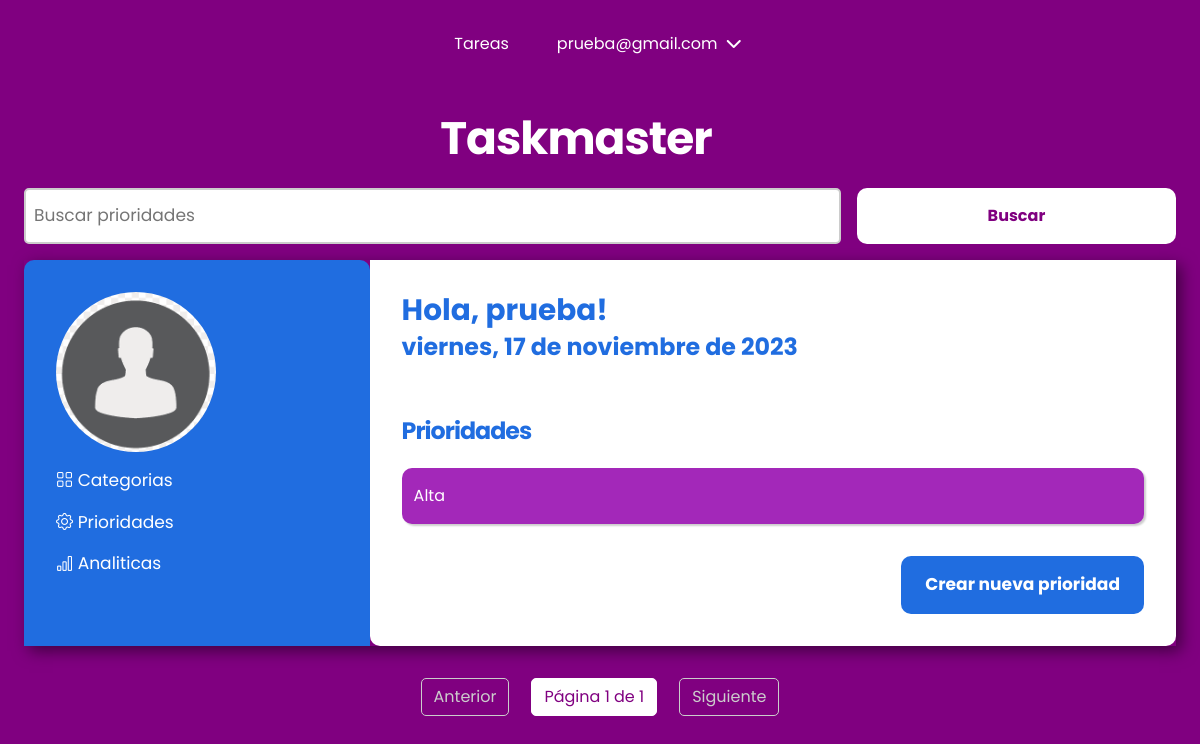
Page /todo_task/priorities/ (signed in) on the earlier database version.
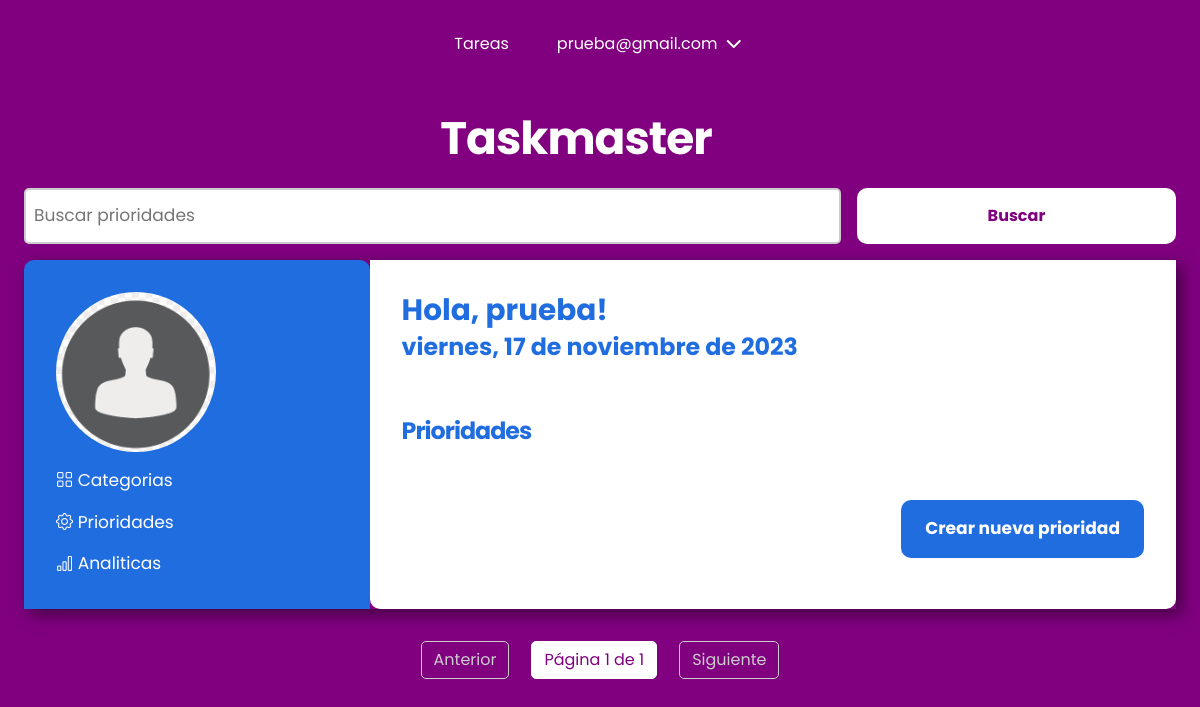
Same page on the later database version.
### todo_task/models.py (models this page shows, shortened)
class Priority(models.Model):
    name = models.CharField(
        max_length=50,
        verbose_name="Nombre",
        help_text="Ingrese el nombre de la prioridad.",
    )
    created = models.DateTimeField(
        auto_now_add=True,
        verbose_name="Fecha de Creación",
        help_text="Fecha y hora en que la prioridad fue creada.",
    )
    user = models.ForeignKey(
        CustomUser,
        on_delete=models.CASCADE,
        related_name="priorities",
        verbose_name="Usuario",
        help_text="Usuario al que pertenece la prioridad.",
    )
    class Meta:
        verbose_name = "Prioridad"
        verbose_name_plural = "Prioridades"
        ordering = ["-created"]
        constraints = [
            models.UniqueConstraint(
                fields=["name", "user"],
                name="Prioridad unica para usuario",
            )
        ]

### todo_task/views.py (the view)
# urls.py: path("priorities/", views.list_priorities, name="priority-list"),
@login_required(login_url="/users/login/")
def list_priorities(request):
    fecha_actual = datetime.now()
    priorities = Priority.objects.filter(user=request.user).order_by("created")
    query = request.GET.get("q", "")
    if query:
        priorities = priorities.filter(name__startswith=query)
    page_number = request.GET.get("page", 1)  # Valor predeterminado es 1
    paginator = Paginator(priorities, 8)
    try:
        paginator_data = paginator.page(page_number)
    except PageNotAnInteger:
        paginator_data = paginator.page(1)
    except EmptyPage:
        paginator_data = paginator.page(paginator.num_pages)
    context = {
        "paginator_data": paginator_data,
        "fecha_actual": fecha_actual,
        "query": query,
        "placeholder": "Buscar prioridades",
    }
    return render(request, "todo_task/priorities/list.html", context)

### todo_task/templates/todo_task/priorities/list.html
{% extends "container.html" %}
{% block search-form %}
{% include 'search_form.html' with query=query placeholder=placeholder %}
{% endblock %}
{% block section-fragment %}
<section class="content-section">
    <h1 class="fs-3">Prioridades</h1>
    <ul class="content-list">
        {% for priority in paginator_data %}
        <li class="content-item">
            <a href="{% url 'priority-detail' priority.id %}">{{ priority.name }}</a>
        </li>
        {% endfor %}
    </ul>
</section>
<section class="second-section">
    <div class="item-creation fs-1">
        <a href="{% url 'priority-create' %}">Crear nueva prioridad</a>
    </div>
</section>
{% endblock %}
{% block pagination %}
{% include 'pagination.html' %}
{% endblock %}

Differences in the rows shown:
removed Priority: name "Alta"
